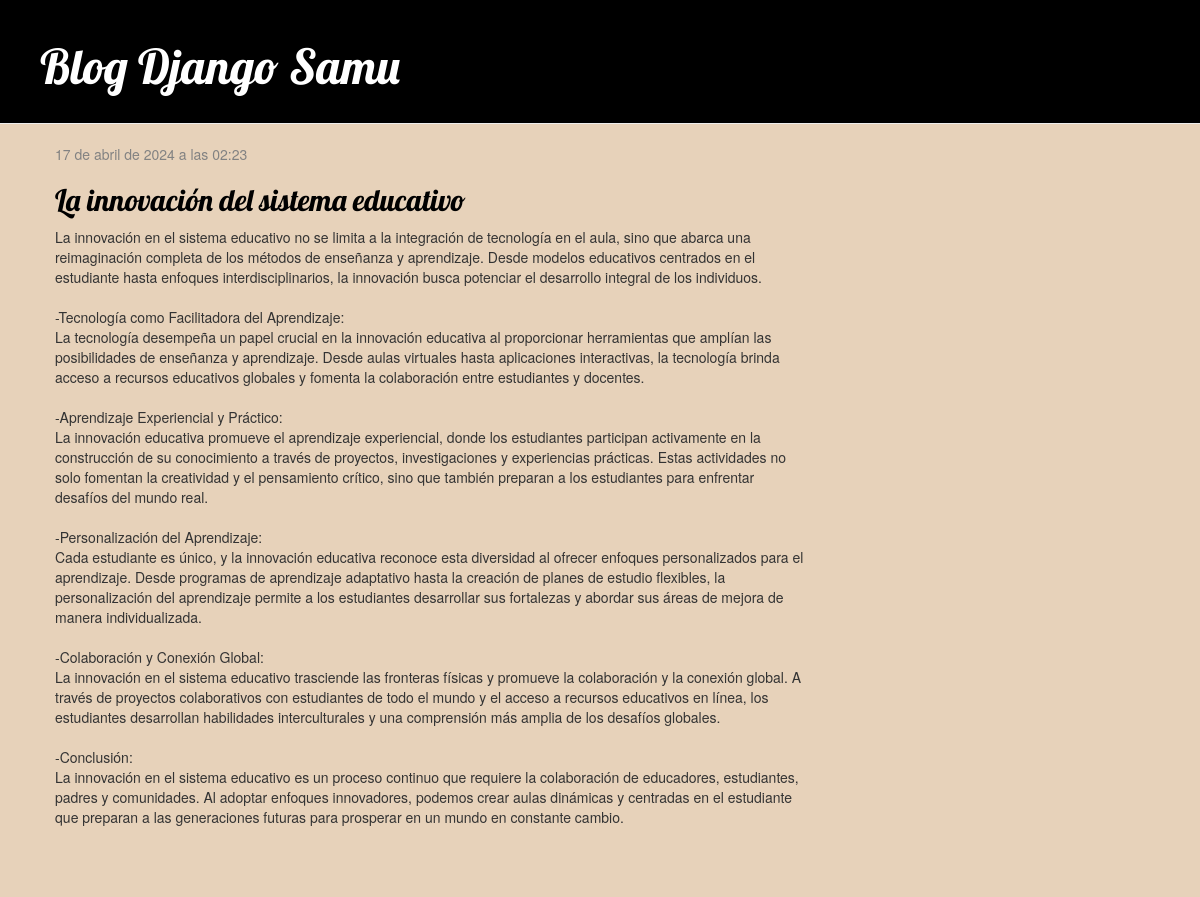
The page / on the database its author committed.
### blog/models.py (models this page shows, shortened)
class Post(models.Model):
    author = models.ForeignKey(settings.AUTH_USER_MODEL, on_delete=models.CASCADE)
    title = models.CharField(max_length=200)
    text = models.TextField()
    created_date = models.DateTimeField(
            default=timezone.now)
    published_date = models.DateTimeField(
            blank=True, null=True)

### blog/views.py (the view)
# urls.py: path('', views.post_list, name='post_list'),
def post_list(request):
    posts = Post.objects.filter(published_date__lte=timezone.now()).order_by('published_date')
    return render(request, 'blog/post_list.html', {'posts': posts})

### blog/templates/blog/post_list.html
{% extends 'blog/base.html' %}
{% block content %}
{% for post in posts %}
<div class="post">
    <div class="date">
        {{ post.published_date }}
    </div>
    <h2><a href="">{{ post.title }}</a></h2>
    <p>{{ post.text|linebreaksbr }}</p>
</div>
{% endfor %}
{% endblock %}

### blog/templates/blog/base.html (shortened to what this page needs)
{% load static %}
<html>
<head>
    <link rel="stylesheet" href="//maxcdn.bootstrapcdn.com/bootstrap/3.2.0/css/bootstrap.min.css">
    <link rel="stylesheet" href="//maxcdn.bootstrapcdn.com/bootstrap/3.2.0/css/bootstrap-theme.min.css">
    <link rel="stylesheet" href="{% static 'css/blog.css' %}">
</head>
<body>
    <div class="page-header">
        <h1><a href="/">Blog Django Samu</a></h1>
    </div>
    <div class="content container">
        <div class="row">
            <div class="col-md-8">
                {% block content %}
                {% endblock %}
            </div>
        </div>
    </div>
</body>
</html>

### blog/static/css/blog.css (style rules this page uses)
h1 a, h2 a { color: #FCA205; font-family: 'Lobster'; }
body { padding-left: 0px; background-color: #e7d2ba; }
.page-header { background-color: #000000; margin-top: 0; padding: 20px 20px 20px 40px; }
.page-header h1, .page-header h1 a, .page-header h1 a:visited, .page-header h1 a:active { color: #ffffff; font-size: 36pt; text-decoration: none; }
.content { margin-left: 40px; }
h1, h2, h3, h4 { font-family: 'Lobster', cursive; }
.date { color: #828282; }
.post { margin-bottom: 70px; }
.post h2 a, .post h2 a:visited { color: #000000; }

### rows shown on the page
Post: published_date "17 de abril de 2024 a las 02:23", title "La innovación del sistema educativo", text "La innovación en el sistema educativo no se limita a la integración de tecnología en el aula, sino que abarca una reimaginación completa de los métodos de enseñanza y aprendizaje. Desde modelos educativos centrados en el estudiante hasta enfoques interdisciplinarios, la innovación busca potenciar el desarrollo integral de los individuos. -Tecnología como Facilitadora del Aprendizaje: La tecnología desempeña un papel crucial en la innovación educativa al proporcionar herramientas que amplían las posibilidades de enseñanza y aprendizaje. Desde aulas virtuales hasta aplicaciones interactivas, la tecnología brinda acceso a recursos educativos globales y fomenta la colaboración entre estudiantes…"
